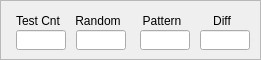
    <widget class="QFrame" name="si_para_frame">
     <property name="geometry">
      <rect>
       <x>570</x>
       <y>10</y>
       <width>261</width>
       <height>60</height>
      </rect>
     </property>
     <property name="frameShape">
      <enum>QFrame::StyledPanel</enum>
     </property>
     <property name="frameShadow">
      <enum>QFrame::Raised</enum>
     </property>
     <widget class="QLabel" name="index_18">
      <property name="geometry">
       <rect>
        <x>10</x>
        <y>15</y>
        <width>56</width>
        <height>12</height>
       </rect>
      </property>
      <property name="text">
       <string>Test Cnt</string>
      </property>
      <property name="alignment">
       <set>Qt::AlignCenter</set>
      </property>
     </widget>
     <widget class="QLineEdit" name="para_test_cnt_txt">
      <property name="geometry">
       <rect>
        <x>16</x>
        <y>30</y>
        <width>50</width>
        <height>20</height>
       </rect>
      </property>
     </widget>
     <widget class="QLineEdit" name="para_random_txt">
      <property name="geometry">
       <rect>
        <x>76</x>
        <y>30</y>
        <width>50</width>
        <height>20</height>
       </rect>
      </property>
     </widget>
     <widget class="QLabel" name="index_19">
      <property name="geometry">
       <rect>
        <x>70</x>
        <y>15</y>
        <width>56</width>
        <height>12</height>
       </rect>
      </property>
      <property name="text">
       <string>Random</string>
      </property>
      <property name="alignment">
       <set>Qt::AlignCenter</set>
      </property>
     </widget>
     <widget class="QLabel" name="index_20">
      <property name="geometry">
       <rect>
        <x>134</x>
        <y>15</y>
        <width>56</width>
        <height>12</height>
       </rect>
      </property>
      <property name="text">
       <string>Pattern</string>
      </property>
      <property name="alignment">
       <set>Qt::AlignCenter</set>
      </property>
     </widget>
     <widget class="QLineEdit" name="para_pattern_txt">
      <property name="geometry">
       <rect>
        <x>140</x>
        <y>30</y>
        <width>50</width>
        <height>20</height>
       </rect>
      </property>
     </widget>
     <widget class="QLabel" name="index_21">
      <property name="geometry">
       <rect>
        <x>194</x>
        <y>15</y>
        <width>56</width>
        <height>12</height>
       </rect>
      </property>
      <property name="text">
       <string>Diff</string>
      </property>
      <property name="alignment">
       <set>Qt::AlignCenter</set>
      </property>
     </widget>
     <widget class="QLineEdit" name="para_diff_txt">
      <property name="geometry">
       <rect>
        <x>200</x>
        <y>30</y>
        <width>50</width>
        <height>20</height>
       </rect>
      </property>
     </widget>
    </widget>
